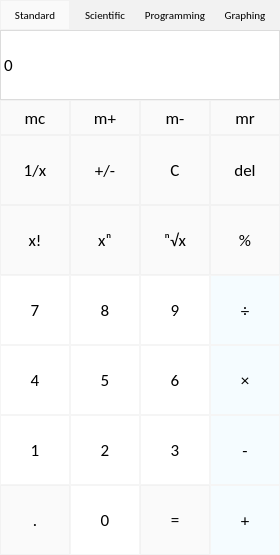
<?xml version="1.0" encoding="UTF-8"?>
<ui version="4.0">
 <class>Calculator</class>
 <widget class="QMainWindow" name="Calculator">
  <property name="geometry">
   <rect>
    <x>0</x>
    <y>0</y>
    <width>280</width>
    <height>555</height>
   </rect>
  </property>
  <property name="windowTitle">
   <string>Calculator</string>
  </property>
  <widget class="QWidget" name="centralwidget">
   <widget class="QPushButton" name="pushButton_factorial">
    <property name="enabled">
     <bool>true</bool>
    </property>
    <property name="geometry">
     <rect>
      <x>0</x>
      <y>205</y>
      <width>70</width>
      <height>70</height>
     </rect>
    </property>
    <property name="font">
     <font>
      <family>Calibri</family>
      <pointsize>13</pointsize>
      <weight>50</weight>
      <bold>false</bold>
     </font>
    </property>
    <property name="styleSheet">
     <string notr="true">QPushButton {
   border: 1px solid  rgb(242, 242, 242);
   background-color:  rgb(250, 250, 250);
}
QPushButton:pressed {
    background-color:   rgb(242, 242, 242);
}</string>
    </property>
    <property name="text">
     <string>x!</string>
    </property>
   </widget>
   <widget class="QPushButton" name="pushButton_not">
    <property name="enabled">
     <bool>true</bool>
    </property>
    <property name="geometry">
     <rect>
      <x>70</x>
      <y>135</y>
      <width>70</width>
      <height>70</height>
     </rect>
    </property>
    <property name="font">
     <font>
      <family>Calibri</family>
      <pointsize>13</pointsize>
      <weight>50</weight>
      <bold>false</bold>
     </font>
    </property>
    <property name="styleSheet">
     <string notr="true">QPushButton {
   border: 1px solid  rgb(242, 242, 242);
   background-color:  rgb(250, 250, 250);
}
QPushButton:pressed {
    background-color:   rgb(242, 242, 242);
}</string>
    </property>
    <property name="text">
     <string>+/-</string>
    </property>
   </widget>
   <widget class="QPushButton" name="pushButton_5">
    <property name="enabled">
     <bool>true</bool>
    </property>
    <property name="geometry">
     <rect>
      <x>70</x>
      <y>345</y>
      <width>70</width>
      <height>70</height>
     </rect>
    </property>
    <property name="font">
     <font>
      <family>Calibri</family>
      <pointsize>13</pointsize>
      <weight>50</weight>
      <bold>false</bold>
     </font>
    </property>
    <property name="styleSheet">
     <string notr="true">QPushButton {
   border: 1px solid  rgb(245, 245, 245);
   background-color: white;
}
QPushButton:pressed {
    background-color:   rgb(245, 245, 245);
}</string>
    </property>
    <property name="text">
     <string>5</string>
    </property>
   </widget>
   <widget class="QLabel" name="result">
    <property name="geometry">
     <rect>
      <x>0</x>
      <y>30</y>
      <width>280</width>
      <height>70</height>
     </rect>
    </property>
    <property name="font">
     <font>
      <family>Calibri</family>
      <pointsize>13</pointsize>
      <weight>50</weight>
      <bold>false</bold>
     </font>
    </property>
    <property name="styleSheet">
     <string notr="true">QLabel {
  qproperty-alignment: 'AlignVCenter | AlignRight';
  border: 1px solid rgb(220, 220, 220);
  background-color : white;
}

</string>
    </property>
    <property name="text">
     <string>0</string>
    </property>
    <property name="buddy">
     <cstring>result</cstring>
    </property>
   </widget>
   <widget class="QPushButton" name="pushButton_4">
    <property name="enabled">
     <bool>true</bool>
    </property>
    <property name="geometry">
     <rect>
      <x>0</x>
      <y>345</y>
      <width>70</width>
      <height>70</height>
     </rect>
    </property>
    <property name="font">
     <font>
      <family>Calibri</family>
      <pointsize>13</pointsize>
      <weight>50</weight>
      <bold>false</bold>
     </font>
    </property>
    <property name="styleSheet">
     <string notr="true">QPushButton {
   border: 1px solid  rgb(245, 245, 245);
   background-color: white;
}
QPushButton:pressed {
    background-color:   rgb(245, 245, 245);
}</string>
    </property>
    <property name="text">
     <string>4</string>
    </property>
   </widget>
   <widget class="QPushButton" name="pushButton_8">
    <property name="enabled">
     <bool>true</bool>
    </property>
    <property name="geometry">
     <rect>
      <x>70</x>
      <y>275</y>
      <width>70</width>
      <height>70</height>
     </rect>
    </property>
    <property name="font">
     <font>
      <family>Calibri</family>
      <pointsize>13</pointsize>
      <weight>50</weight>
      <bold>false</bold>
     </font>
    </property>
    <property name="styleSheet">
     <string notr="true">QPushButton {
   border: 1px solid  rgb(245, 245, 245);
   background-color: white;
}
QPushButton:pressed {
    background-color:   rgb(245, 245, 245);
}</string>
    </property>
    <property name="text">
     <string>8</string>
    </property>
   </widget>
   <widget class="QPushButton" name="pushButton_1">
    <property name="enabled">
     <bool>true</bool>
    </property>
    <property name="geometry">
     <rect>
      <x>0</x>
      <y>415</y>
      <width>70</width>
      <height>70</height>
     </rect>
    </property>
    <property name="font">
     <font>
      <family>Calibri</family>
      <pointsize>13</pointsize>
      <weight>50</weight>
      <bold>false</bold>
     </font>
    </property>
    <property name="styleSheet">
     <string notr="true">QPushButton {
   border: 1px solid  rgb(245, 245, 245);
   background-color: white;
}
QPushButton:pressed {
    background-color:   rgb(245, 245, 245);
}</string>
    </property>
    <property name="text">
     <string>1</string>
    </property>
   </widget>
   <widget class="QPushButton" name="pushButton_3">
    <property name="enabled">
     <bool>true</bool>
    </property>
    <property name="geometry">
     <rect>
      <x>140</x>
      <y>415</y>
      <width>70</width>
      <height>70</height>
     </rect>
    </property>
    <property name="font">
     <font>
      <family>Calibri</family>
      <pointsize>13</pointsize>
      <weight>50</weight>
      <bold>false</bold>
     </font>
    </property>
    <property name="styleSheet">
     <string notr="true">QPushButton {
   border: 1px solid  rgb(245, 245, 245);
   background-color: white;
}
QPushButton:pressed {
    background-color:   rgb(245, 245, 245);
}</string>
    </property>
    <property name="text">
     <string>3</string>
    </property>
   </widget>
   <widget class="QPushButton" name="pushButton_div">
    <property name="enabled">
     <bool>true</bool>
    </property>
    <property name="geometry">
     <rect>
      <x>210</x>
      <y>275</y>
      <width>70</width>
      <height>70</height>
     </rect>
    </property>
    <property name="font">
     <font>
      <family>Calibri</family>
      <pointsize>13</pointsize>
      <weight>50</weight>
      <bold>false</bold>
     </font>
    </property>
    <property name="styleSheet">
     <string notr="true">QPushButton {
   border: 1px solid  rgb(245, 245, 245);
   background-color: rgb(245, 252, 255);
}
QPushButton:pressed {
    background-color:   rgb(245, 245, 245);
}</string>
    </property>
    <property name="text">
     <string>÷</string>
    </property>
   </widget>
   <widget class="QPushButton" name="pushButton_power">
    <property name="enabled">
     <bool>true</bool>
    </property>
    <property name="geometry">
     <rect>
      <x>70</x>
      <y>205</y>
      <width>70</width>
      <height>70</height>
     </rect>
    </property>
    <property name="font">
     <font>
      <family>Calibri</family>
      <pointsize>13</pointsize>
      <weight>50</weight>
      <bold>false</bold>
     </font>
    </property>
    <property name="styleSheet">
     <string notr="true">QPushButton {
   border: 1px solid  rgb(242, 242, 242);
   background-color:  rgb(250, 250, 250);
}
QPushButton:pressed {
    background-color:   rgb(242, 242, 242);
}</string>
    </property>
    <property name="text">
     <string>xⁿ</string>
    </property>
   </widget>
   <widget class="QPushButton" name="pushButton_mul">
    <property name="enabled">
     <bool>true</bool>
    </property>
    <property name="geometry">
     <rect>
      <x>210</x>
      <y>345</y>
      <width>70</width>
      <height>70</height>
     </rect>
    </property>
    <property name="font">
     <font>
      <family>Calibri</family>
      <pointsize>13</pointsize>
      <weight>50</weight>
      <bold>false</bold>
     </font>
    </property>
    <property name="styleSheet">
     <string notr="true">QPushButton {
   border: 1px solid  rgb(245, 245, 245);
   background-color: rgb(245, 252, 255);
}
QPushButton:pressed {
    background-color:   rgb(245, 245, 245);
}</string>
    </property>
    <property name="text">
     <string>×</string>
    </property>
   </widget>
   <widget class="QPushButton" name="pushButton_0">
    <property name="enabled">
     <bool>true</bool>
    </property>
    <property name="geometry">
     <rect>
      <x>70</x>
      <y>485</y>
      <width>70</width>
      <height>70</height>
     </rect>
    </property>
    <property name="font">
     <font>
      <family>Calibri</family>
      <pointsize>13</pointsize>
      <weight>50</weight>
      <bold>false</bold>
     </font>
    </property>
    <property name="styleSheet">
     <string notr="true">QPushButton {
   border: 1px solid  rgb(245, 245, 245);
   background-color: white;
}
QPushButton:pressed {
    background-color:   rgb(245, 245, 245);
}</string>
    </property>
    <property name="text">
     <string>0</string>
    </property>
   </widget>
   <widget class="QPushButton" name="pushButton_root">
    <property name="enabled">
     <bool>true</bool>
    </property>
    <property name="geometry">
     <rect>
      <x>140</x>
      <y>205</y>
      <width>70</width>
      <height>70</height>
     </rect>
    </property>
    <property name="font">
     <font>
      <family>Calibri</family>
      <pointsize>13</pointsize>
      <weight>50</weight>
      <bold>false</bold>
     </font>
    </property>
    <property name="styleSheet">
     <string notr="true">QPushButton {
   border: 1px solid  rgb(242, 242, 242);
   background-color:  rgb(250, 250, 250);
}
QPushButton:pressed {
    background-color:   rgb(242, 242, 242);
}</string>
    </property>
    <property name="text">
     <string>ⁿ√x</string>
    </property>
   </widget>
   <widget class="QPushButton" name="pushButton_del">
    <property name="enabled">
     <bool>true</bool>
    </property>
    <property name="geometry">
     <rect>
      <x>210</x>
      <y>135</y>
      <width>70</width>
      <height>70</height>
     </rect>
    </property>
    <property name="font">
     <font>
      <family>Calibri</family>
      <pointsize>13</pointsize>
      <weight>50</weight>
      <bold>false</bold>
     </font>
    </property>
    <property name="styleSheet">
     <string notr="true">QPushButton {
   border: 1px solid  rgb(242, 242, 242);
   background-color:  rgb(250, 250, 250);
}
QPushButton:pressed {
    background-color:   rgb(242, 242, 242);
}</string>
    </property>
    <property name="text">
     <string>del</string>
    </property>
   </widget>
   <widget class="QPushButton" name="pushButton_dot">
    <property name="enabled">
     <bool>true</bool>
    </property>
    <property name="geometry">
     <rect>
      <x>0</x>
      <y>485</y>
      <width>70</width>
      <height>70</height>
     </rect>
    </property>
    <property name="font">
     <font>
      <family>Calibri</family>
      <pointsize>13</pointsize>
      <weight>50</weight>
      <bold>false</bold>
     </font>
    </property>
    <property name="styleSheet">
     <string notr="true">QPushButton {
   border: 1px solid  rgb(242, 242, 242);
   background-color:  rgb(250, 250, 250);
}
QPushButton:pressed {
    background-color:   rgb(242, 242, 242);
}</string>
    </property>
    <property name="text">
     <string>.</string>
    </property>
   </widget>
   <widget class="QPushButton" name="pushButton_2">
    <property name="enabled">
     <bool>true</bool>
    </property>
    <property name="geometry">
     <rect>
      <x>70</x>
      <y>415</y>
      <width>70</width>
      <height>70</height>
     </rect>
    </property>
    <property name="font">
     <font>
      <family>Calibri</family>
      <pointsize>13</pointsize>
      <weight>50</weight>
      <bold>false</bold>
     </font>
    </property>
    <property name="styleSheet">
     <string notr="true">QPushButton {
   border: 1px solid  rgb(245, 245, 245);
   background-color: white;
}
QPushButton:pressed {
    background-color:   rgb(245, 245, 245);
}</string>
    </property>
    <property name="text">
     <string>2</string>
    </property>
   </widget>
   <widget class="QPushButton" name="pushButton_sub">
    <property name="enabled">
     <bool>true</bool>
    </property>
    <property name="geometry">
     <rect>
      <x>210</x>
      <y>415</y>
      <width>70</width>
      <height>70</height>
     </rect>
    </property>
    <property name="font">
     <font>
      <family>Calibri</family>
      <pointsize>13</pointsize>
      <weight>50</weight>
      <bold>false</bold>
     </font>
    </property>
    <property name="styleSheet">
     <string notr="true">QPushButton {
   border: 1px solid  rgb(245, 245, 245);
   background-color: rgb(245, 252, 255);
}
QPushButton:pressed {
    background-color:   rgb(245, 245, 245);
}</string>
    </property>
    <property name="text">
     <string>-</string>
    </property>
   </widget>
   <widget class="QPushButton" name="pushButton_inv">
    <property name="enabled">
     <bool>true</bool>
    </property>
    <property name="geometry">
     <rect>
      <x>0</x>
      <y>135</y>
      <width>70</width>
      <height>70</height>
     </rect>
    </property>
    <property name="font">
     <font>
      <family>Calibri</family>
      <pointsize>13</pointsize>
      <weight>50</weight>
      <bold>false</bold>
     </font>
    </property>
    <property name="styleSheet">
     <string notr="true">QPushButton {
   border: 1px solid  rgb(242, 242, 242);
   background-color:  rgb(250, 250, 250);
}
QPushButton:pressed {
    background-color:   rgb(242, 242, 242);
}</string>
    </property>
    <property name="text">
     <string>1/x</string>
    </property>
   </widget>
   <widget class="QPushButton" name="pushButton_7">
    <property name="enabled">
     <bool>true</bool>
    </property>
    <property name="geometry">
     <rect>
      <x>0</x>
      <y>275</y>
      <width>70</width>
      <height>70</height>
     </rect>
    </property>
    <property name="font">
     <font>
      <family>Calibri</family>
      <pointsize>13</pointsize>
      <weight>50</weight>
      <bold>false</bold>
     </font>
    </property>
    <property name="styleSheet">
     <string notr="true">QPushButton {
   border: 1px solid  rgb(245, 245, 245);
   background-color: white;
}
QPushButton:pressed {
    background-color:   rgb(245, 245, 245);
}</string>
    </property>
    <property name="text">
     <string>7</string>
    </property>
   </widget>
   <widget class="QPushButton" name="pushButton_9">
    <property name="enabled">
     <bool>true</bool>
    </property>
    <property name="geometry">
     <rect>
      <x>140</x>
      <y>275</y>
      <width>70</width>
      <height>70</height>
     </rect>
    </property>
    <property name="font">
     <font>
      <family>Calibri</family>
      <pointsize>13</pointsize>
      <weight>50</weight>
      <bold>false</bold>
     </font>
    </property>
    <property name="styleSheet">
     <string notr="true">QPushButton {
   border: 1px solid  rgb(245, 245, 245);
   background-color: white;
}
QPushButton:pressed {
    background-color:   rgb(245, 245, 245);
}</string>
    </property>
    <property name="text">
     <string>9</string>
    </property>
   </widget>
   <widget class="QPushButton" name="pushButton_mod">
    <property name="enabled">
     <bool>true</bool>
    </property>
    <property name="geometry">
     <rect>
      <x>210</x>
      <y>205</y>
      <width>70</width>
      <height>70</height>
     </rect>
    </property>
    <property name="font">
     <font>
      <family>Calibri</family>
      <pointsize>13</pointsize>
      <weight>50</weight>
      <bold>false</bold>
     </font>
    </property>
    <property name="styleSheet">
     <string notr="true">QPushButton {
   border: 1px solid  rgb(242, 242, 242);
   background-color:  rgb(250, 250, 250);
}
QPushButton:pressed {
    background-color:   rgb(242, 242, 242);
}</string>
    </property>
    <property name="text">
     <string>%</string>
    </property>
   </widget>
   <widget class="QPushButton" name="pushButton_eq">
    <property name="enabled">
     <bool>true</bool>
    </property>
    <property name="geometry">
     <rect>
      <x>140</x>
      <y>485</y>
      <width>70</width>
      <height>70</height>
     </rect>
    </property>
    <property name="font">
     <font>
      <family>Calibri</family>
      <pointsize>13</pointsize>
      <weight>50</weight>
      <bold>false</bold>
     </font>
    </property>
    <property name="styleSheet">
     <string notr="true">QPushButton {
   border: 1px solid  rgb(242, 242, 242);
   background-color:  rgb(250, 250, 250);
}
QPushButton:pressed {
    background-color:   rgb(242, 242, 242);
}</string>
    </property>
    <property name="text">
     <string>=</string>
    </property>
   </widget>
   <widget class="QPushButton" name="pushButton_6">
    <property name="enabled">
     <bool>true</bool>
    </property>
    <property name="geometry">
     <rect>
      <x>140</x>
      <y>345</y>
      <width>70</width>
      <height>70</height>
     </rect>
    </property>
    <property name="font">
     <font>
      <family>Calibri</family>
      <pointsize>13</pointsize>
      <weight>50</weight>
      <bold>false</bold>
     </font>
    </property>
    <property name="styleSheet">
     <string notr="true">QPushButton {
   border: 1px solid  rgb(245, 245, 245);
   background-color: white;
}
QPushButton:pressed {
    background-color:   rgb(245, 245, 245);
}</string>
    </property>
    <property name="text">
     <string>6</string>
    </property>
   </widget>
   <widget class="QPushButton" name="pushButton_add">
    <property name="enabled">
     <bool>true</bool>
    </property>
    <property name="geometry">
     <rect>
      <x>210</x>
      <y>485</y>
      <width>70</width>
      <height>70</height>
     </rect>
    </property>
    <property name="font">
     <font>
      <family>Calibri</family>
      <pointsize>13</pointsize>
      <weight>50</weight>
      <bold>false</bold>
     </font>
    </property>
    <property name="styleSheet">
     <string notr="true">QPushButton {
   border: 1px solid  rgb(245, 245, 245);
   background-color: rgb(245, 252, 255);
}
QPushButton:pressed {
    background-color:   rgb(245, 245, 245);
}</string>
    </property>
    <property name="text">
     <string>+</string>
    </property>
   </widget>
   <widget class="QPushButton" name="pushButton_c">
    <property name="enabled">
     <bool>true</bool>
    </property>
    <property name="geometry">
     <rect>
      <x>140</x>
      <y>135</y>
      <width>70</width>
      <height>70</height>
     </rect>
    </property>
    <property name="font">
     <font>
      <family>Calibri</family>
      <pointsize>13</pointsize>
      <weight>50</weight>
      <bold>false</bold>
     </font>
    </property>
    <property name="styleSheet">
     <string notr="true">QPushButton {
   border: 1px solid  rgb(242, 242, 242);
   background-color:  rgb(250, 250, 250);
}
QPushButton:pressed {
    background-color:   rgb(242, 242, 242);
}</string>
    </property>
    <property name="text">
     <string>C</string>
    </property>
   </widget>
   <widget class="QPushButton" name="pushButton_menu_1">
    <property name="enabled">
     <bool>true</bool>
    </property>
    <property name="geometry">
     <rect>
      <x>0</x>
      <y>0</y>
      <width>70</width>
      <height>30</height>
     </rect>
    </property>
    <property name="font">
     <font>
      <family>Calibri</family>
      <pointsize>8</pointsize>
      <weight>50</weight>
      <bold>false</bold>
     </font>
    </property>
    <property name="styleSheet">
     <string notr="true">QPushButton {
   border: 1px solid  rgb(242, 242, 242);
   background-color:  rgb(250, 250, 250);
}
QPushButton:pressed {
    background-color:   rgb(242, 242, 242);
}</string>
    </property>
    <property name="text">
     <string>Standard</string>
    </property>
   </widget>
   <widget class="QPushButton" name="pushButton_menu_2">
    <property name="enabled">
     <bool>true</bool>
    </property>
    <property name="geometry">
     <rect>
      <x>70</x>
      <y>0</y>
      <width>70</width>
      <height>30</height>
     </rect>
    </property>
    <property name="font">
     <font>
      <family>Calibri</family>
      <pointsize>8</pointsize>
      <weight>50</weight>
      <bold>false</bold>
     </font>
    </property>
    <property name="styleSheet">
     <string notr="true">QPushButton {
   border: 1px solid  rgb(242, 242, 242);
   background-color:  rgb(242, 242, 242);
}
QPushButton:pressed {
    background-color:   rgb(250, 250, 250);
}</string>
    </property>
    <property name="text">
     <string>Scientific</string>
    </property>
   </widget>
   <widget class="QPushButton" name="pushButton_menu_3">
    <property name="enabled">
     <bool>true</bool>
    </property>
    <property name="geometry">
     <rect>
      <x>140</x>
      <y>0</y>
      <width>70</width>
      <height>30</height>
     </rect>
    </property>
    <property name="font">
     <font>
      <family>Calibri</family>
      <pointsize>8</pointsize>
      <weight>50</weight>
      <bold>false</bold>
     </font>
    </property>
    <property name="styleSheet">
     <string notr="true">QPushButton {
   border: 1px solid  rgb(242, 242, 242);
   background-color:  rgb(242, 242, 242);
}
QPushButton:pressed {
    background-color:   rgb(250, 250, 250);
}</string>
    </property>
    <property name="text">
     <string>Programming</string>
    </property>
   </widget>
   <widget class="QPushButton" name="pushButton_menu_4">
    <property name="enabled">
     <bool>true</bool>
    </property>
    <property name="geometry">
     <rect>
      <x>210</x>
      <y>0</y>
      <width>70</width>
      <height>30</height>
     </rect>
    </property>
    <property name="font">
     <font>
      <family>Calibri</family>
      <pointsize>8</pointsize>
      <weight>50</weight>
      <bold>false</bold>
     </font>
    </property>
    <property name="styleSheet">
     <string notr="true">QPushButton {
   border: 1px solid  rgb(242, 242, 242);
   background-color:  rgb(242, 242, 242);
}
QPushButton:pressed {
    background-color:   rgb(250, 250, 250);
}</string>
    </property>
    <property name="text">
     <string>Graphing</string>
    </property>
   </widget>
   <widget class="QPushButton" name="pushButton_m1">
    <property name="enabled">
     <bool>true</bool>
    </property>
    <property name="geometry">
     <rect>
      <x>0</x>
      <y>100</y>
      <width>70</width>
      <height>35</height>
     </rect>
    </property>
    <property name="font">
     <font>
      <family>Calibri</family>
      <pointsize>13</pointsize>
      <weight>50</weight>
      <bold>false</bold>
     </font>
    </property>
    <property name="styleSheet">
     <string notr="true">QPushButton {
   border: 1px solid  rgb(242, 242, 242);
   background-color:  rgb(250, 250, 250);
}
QPushButton:pressed {
    background-color:   rgb(242, 242, 242);
}</string>
    </property>
    <property name="text">
     <string>mc</string>
    </property>
   </widget>
   <widget class="QPushButton" name="pushButton_m2">
    <property name="enabled">
     <bool>true</bool>
    </property>
    <property name="geometry">
     <rect>
      <x>70</x>
      <y>100</y>
      <width>70</width>
      <height>35</height>
     </rect>
    </property>
    <property name="font">
     <font>
      <family>Calibri</family>
      <pointsize>13</pointsize>
      <weight>50</weight>
      <bold>false</bold>
     </font>
    </property>
    <property name="styleSheet">
     <string notr="true">QPushButton {
   border: 1px solid  rgb(242, 242, 242);
   background-color:  rgb(250, 250, 250);
}
QPushButton:pressed {
    background-color:   rgb(242, 242, 242);
}</string>
    </property>
    <property name="text">
     <string>m+</string>
    </property>
   </widget>
   <widget class="QPushButton" name="pushButton_m3">
    <property name="enabled">
     <bool>true</bool>
    </property>
    <property name="geometry">
     <rect>
      <x>140</x>
      <y>100</y>
      <width>70</width>
      <height>35</height>
     </rect>
    </property>
    <property name="font">
     <font>
      <family>Calibri</family>
      <pointsize>13</pointsize>
      <weight>50</weight>
      <bold>false</bold>
     </font>
    </property>
    <property name="styleSheet">
     <string notr="true">QPushButton {
   border: 1px solid  rgb(242, 242, 242);
   background-color:  rgb(250, 250, 250);
}
QPushButton:pressed {
    background-color:   rgb(242, 242, 242);
}</string>
    </property>
    <property name="text">
     <string>m-</string>
    </property>
   </widget>
   <widget class="QPushButton" name="pushButton_m4">
    <property name="enabled">
     <bool>true</bool>
    </property>
    <property name="geometry">
     <rect>
      <x>210</x>
      <y>100</y>
      <width>70</width>
      <height>35</height>
     </rect>
    </property>
    <property name="font">
     <font>
      <family>Calibri</family>
      <pointsize>13</pointsize>
      <weight>50</weight>
      <bold>false</bold>
     </font>
    </property>
    <property name="styleSheet">
     <string notr="true">QPushButton {
   border: 1px solid  rgb(242, 242, 242);
   background-color:  rgb(250, 250, 250);
}
QPushButton:pressed {
    background-color:   rgb(242, 242, 242);
}</string>
    </property>
    <property name="text">
     <string>mr</string>
    </property>
   </widget>
  </widget>
 </widget>
 <resources/>
 <connections/>
</ui>
